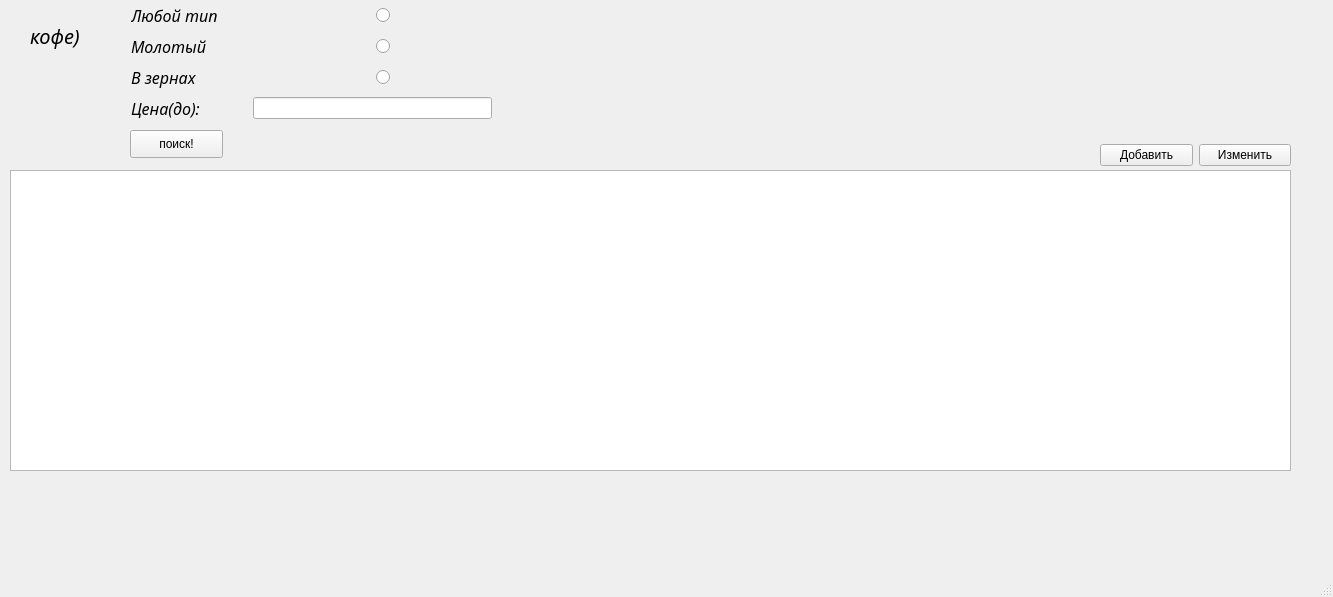
<?xml version="1.0" encoding="UTF-8"?>
<ui version="4.0">
 <class>MainWindow</class>
 <widget class="QMainWindow" name="MainWindow">
  <property name="geometry">
   <rect>
    <x>0</x>
    <y>0</y>
    <width>1333</width>
    <height>597</height>
   </rect>
  </property>
  <property name="windowTitle">
   <string>MainWindow</string>
  </property>
  <widget class="QWidget" name="centralwidget">
   <widget class="QTableWidget" name="tableWidget">
    <property name="geometry">
     <rect>
      <x>10</x>
      <y>170</y>
      <width>1281</width>
      <height>301</height>
     </rect>
    </property>
   </widget>
   <widget class="QLabel" name="label">
    <property name="geometry">
     <rect>
      <x>30</x>
      <y>20</y>
      <width>141</width>
      <height>31</height>
     </rect>
    </property>
    <property name="font">
     <font>
      <family>Noto Sans Medium</family>
      <pointsize>15</pointsize>
      <italic>true</italic>
     </font>
    </property>
    <property name="text">
     <string>кофе)</string>
    </property>
   </widget>
   <widget class="QPushButton" name="search">
    <property name="geometry">
     <rect>
      <x>130</x>
      <y>130</y>
      <width>93</width>
      <height>28</height>
     </rect>
    </property>
    <property name="text">
     <string>поиск!</string>
    </property>
   </widget>
   <widget class="QWidget" name="layoutWidget">
    <property name="geometry">
     <rect>
      <x>131</x>
      <y>2</y>
      <width>361</width>
      <height>121</height>
     </rect>
    </property>
    <layout class="QGridLayout" name="gridLayout">
     <item row="0" column="0" colspan="2">
      <widget class="QLabel" name="label_5">
       <property name="font">
        <font>
         <family>Noto Sans Medium</family>
         <pointsize>12</pointsize>
         <italic>true</italic>
        </font>
       </property>
       <property name="text">
        <string>Любой тип</string>
       </property>
      </widget>
     </item>
     <item row="0" column="2">
      <widget class="QRadioButton" name="any_type">
       <property name="text">
        <string/>
       </property>
      </widget>
     </item>
     <item row="1" column="0" colspan="2">
      <widget class="QLabel" name="label_2">
       <property name="font">
        <font>
         <family>Noto Sans Medium</family>
         <pointsize>12</pointsize>
         <italic>true</italic>
        </font>
       </property>
       <property name="text">
        <string>Молотый</string>
       </property>
      </widget>
     </item>
     <item row="1" column="2">
      <widget class="QRadioButton" name="molotiy">
       <property name="text">
        <string/>
       </property>
      </widget>
     </item>
     <item row="2" column="0">
      <widget class="QLabel" name="label_3">
       <property name="font">
        <font>
         <family>Noto Sans Medium</family>
         <pointsize>12</pointsize>
         <italic>true</italic>
        </font>
       </property>
       <property name="text">
        <string>В зернах</string>
       </property>
      </widget>
     </item>
     <item row="2" column="2">
      <widget class="QRadioButton" name="zerna">
       <property name="text">
        <string/>
       </property>
      </widget>
     </item>
     <item row="3" column="0">
      <widget class="QLabel" name="label_4">
       <property name="font">
        <font>
         <family>Noto Sans Medium</family>
         <pointsize>12</pointsize>
         <italic>true</italic>
        </font>
       </property>
       <property name="text">
        <string>Цена(до):</string>
       </property>
      </widget>
     </item>
     <item row="3" column="1" colspan="2">
      <widget class="QLineEdit" name="price_limit"/>
     </item>
    </layout>
   </widget>
   <widget class="QWidget" name="">
    <property name="geometry">
     <rect>
      <x>1100</x>
      <y>140</y>
      <width>191</width>
      <height>30</height>
     </rect>
    </property>
    <layout class="QHBoxLayout" name="horizontalLayout">
     <item>
      <widget class="QPushButton" name="add_button">
       <property name="text">
        <string>Добавить</string>
       </property>
      </widget>
     </item>
     <item>
      <widget class="QPushButton" name="edit_button">
       <property name="text">
        <string>Изменить</string>
       </property>
      </widget>
     </item>
    </layout>
   </widget>
  </widget>
  <widget class="QMenuBar" name="menubar">
   <property name="geometry">
    <rect>
     <x>0</x>
     <y>0</y>
     <width>1333</width>
     <height>26</height>
    </rect>
   </property>
  </widget>
  <widget class="QStatusBar" name="statusbar"/>
 </widget>
 <resources/>
 <connections/>
</ui>
